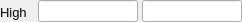
        <widget class="PyDMFrame" name="composite">
          <property name="geometry">
            <rect>
              <x>77</x>
              <y>39</y>
              <width>242</width>
              <height>22</height>
            </rect>
          </property>
          <property name="sizePolicy">
            <sizepolicy hsizetype="Ignored" vsizetype="Ignored">
              <horstretch>0</horstretch>
              <verstretch>0</verstretch>
            </sizepolicy>
          </property>
          <layout class="QGridLayout" name="gridLayout_1" columnstretch="35,3,100,4,100" rowstretch="3,18,1">
            <property name="leftMargin">
              <number>0</number>
            </property>
            <property name="topMargin">
              <number>0</number>
            </property>
            <property name="rightMargin">
              <number>0</number>
            </property>
            <property name="bottomMargin">
              <number>0</number>
            </property>
            <property name="horizontalSpacing">
              <number>0</number>
            </property>
            <property name="verticalSpacing">
              <number>0</number>
            </property>
            <item row="0" column="2" rowspan="3">
              <widget class="PyDMLineEdit" name="text_entry_1">
                <property name="geometry">
                  <rect>
                    <x>38</x>
                    <y>0</y>
                    <width>100</width>
                    <height>22</height>
                  </rect>
                </property>
                <property name="sizePolicy">
                  <sizepolicy hsizetype="Ignored" vsizetype="Ignored">
                    <horstretch>0</horstretch>
                    <verstretch>0</verstretch>
                  </sizepolicy>
                </property>
                <property name="channel" stdset="0">
                  <string>ca://${P}${M}.HLM</string>
                </property>
                <property name="toolTip">
                  <string>${P}${M}.HLM</string>
                </property>
                <property name="font">
                  <font>
                    <pointsize>13</pointsize>
                  </font>
                </property>
                <property name="styleSheet">
                  <string notr="true">PyDMLineEdit#text_entry_1 {
  color: rgb(0, 0, 0);
  background-color: rgb(115, 223, 255);
  border: 1px solid black;
  margin: 0px;
  padding: 0px;
  spacing: 0px;
  }</string>
                </property>
              </widget>
            </item>
            <item row="0" column="4" rowspan="3">
              <widget class="PyDMLineEdit" name="text_entry_2">
                <property name="geometry">
                  <rect>
                    <x>142</x>
                    <y>0</y>
                    <width>100</width>
                    <height>22</height>
                  </rect>
                </property>
                <property name="sizePolicy">
                  <sizepolicy hsizetype="Ignored" vsizetype="Ignored">
                    <horstretch>0</horstretch>
                    <verstretch>0</verstretch>
                  </sizepolicy>
                </property>
                <property name="channel" stdset="0">
                  <string>ca://${P}${M}.DHLM</string>
                </property>
                <property name="toolTip">
                  <string>${P}${M}.DHLM</string>
                </property>
                <property name="font">
                  <font>
                    <pointsize>13</pointsize>
                  </font>
                </property>
                <property name="styleSheet">
                  <string notr="true">PyDMLineEdit#text_entry_2 {
  color: rgb(0, 0, 0);
  background-color: rgb(115, 223, 255);
  border: 1px solid black;
  margin: 0px;
  padding: 0px;
  spacing: 0px;
  }</string>
                </property>
              </widget>
            </item>
            <item row="1" column="0">
              <widget class="QLabel" name="text_7">
                <property name="geometry">
                  <rect>
                    <x>0</x>
                    <y>3</y>
                    <width>35</width>
                    <height>18</height>
                  </rect>
                </property>
                <property name="sizePolicy">
                  <sizepolicy hsizetype="Ignored" vsizetype="Ignored">
                    <horstretch>0</horstretch>
                    <verstretch>0</verstretch>
                  </sizepolicy>
                </property>
                <property name="text">
                  <string>High</string>
                </property>
                <property name="font">
                  <font>
                    <pointsize>10</pointsize>
                  </font>
                </property>
                <property name="brush" stdset="0">
                  <brush brushstyle="NoBrush">
                    <color alpha="255">
                      <red>0</red>
                      <green>0</green>
                      <blue>0</blue>
                    </color>
                  </brush>
                </property>
                <property name="toolTip">
                  <string>text_7</string>
                </property>
                <property name="alignment">
                  <set>Qt::AlignLeading|Qt::AlignLeft|Qt::AlignVCenter</set>
                </property>
                <property name="styleSheet">
                  <string notr="true">QLabel#text_7 {
  color: rgb(0, 0, 0);
  }</string>
                </property>
              </widget>
            </item>
          </layout>
        </widget>
